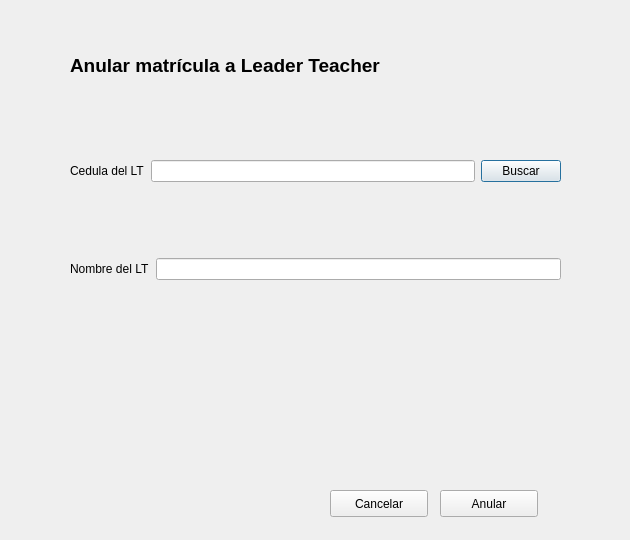
<?xml version="1.0" encoding="UTF-8"?>
<ui version="4.0">
 <class>AnularLT</class>
 <widget class="QDialog" name="AnularLT">
  <property name="geometry">
   <rect>
    <x>0</x>
    <y>0</y>
    <width>630</width>
    <height>540</height>
   </rect>
  </property>
  <property name="windowTitle">
   <string>AnularLT</string>
  </property>
  <widget class="QWidget" name="verticalLayoutWidget">
   <property name="geometry">
    <rect>
     <x>70</x>
     <y>90</y>
     <width>491</width>
     <height>261</height>
    </rect>
   </property>
   <layout class="QVBoxLayout" name="verticalLayout">
    <item>
     <layout class="QHBoxLayout" name="horizontalLayout_3">
      <item>
       <widget class="QLabel" name="label_4">
        <property name="text">
         <string>Cedula del LT</string>
        </property>
       </widget>
      </item>
      <item>
       <widget class="QLineEdit" name="leCedula"/>
      </item>
      <item>
       <widget class="QPushButton" name="btBuscarL">
        <property name="text">
         <string>Buscar</string>
        </property>
       </widget>
      </item>
     </layout>
    </item>
    <item>
     <layout class="QHBoxLayout" name="horizontalLayout_2">
      <item>
       <widget class="QLabel" name="label_3">
        <property name="text">
         <string>Nombre del LT</string>
        </property>
       </widget>
      </item>
      <item>
       <widget class="QLineEdit" name="leNombreL">
        <property name="readOnly">
         <bool>true</bool>
        </property>
       </widget>
      </item>
     </layout>
    </item>
   </layout>
  </widget>
  <widget class="QLabel" name="label">
   <property name="geometry">
    <rect>
     <x>70</x>
     <y>50</y>
     <width>321</width>
     <height>31</height>
    </rect>
   </property>
   <property name="text">
    <string>&lt;html&gt;&lt;head/&gt;&lt;body&gt;&lt;p&gt;&lt;span style=&quot; font-size:14pt; font-weight:600;&quot;&gt;Anular matrícula a Leader Teacher&lt;/span&gt;&lt;/p&gt;&lt;/body&gt;&lt;/html&gt;</string>
   </property>
  </widget>
  <widget class="QPushButton" name="btAnular">
   <property name="geometry">
    <rect>
     <x>440</x>
     <y>490</y>
     <width>98</width>
     <height>27</height>
    </rect>
   </property>
   <property name="text">
    <string>Anular</string>
   </property>
  </widget>
  <widget class="QPushButton" name="btCancelar">
   <property name="geometry">
    <rect>
     <x>330</x>
     <y>490</y>
     <width>98</width>
     <height>27</height>
    </rect>
   </property>
   <property name="text">
    <string>Cancelar</string>
   </property>
  </widget>
 </widget>
 <resources/>
 <connections/>
</ui>
